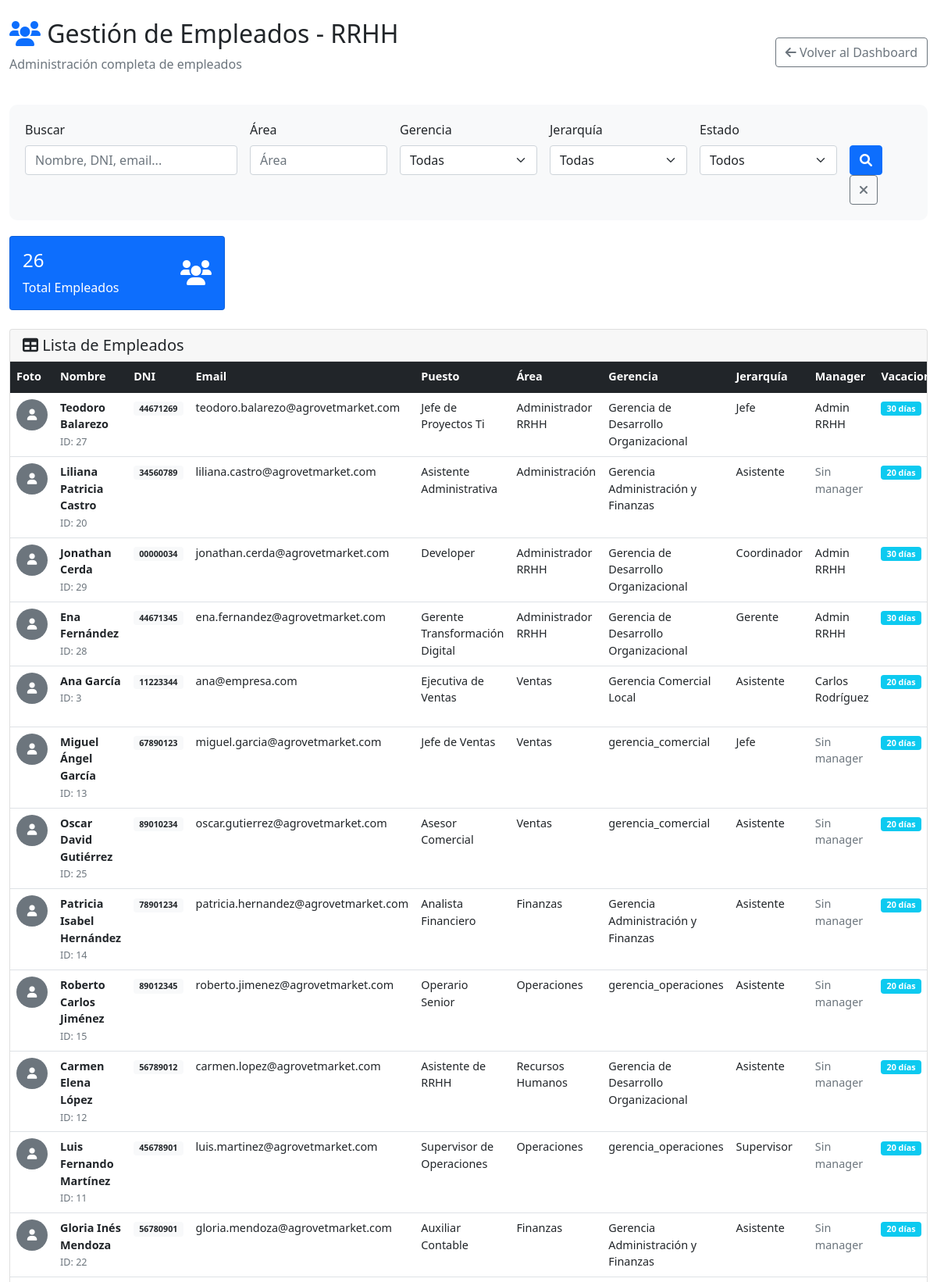
Screenshot of /rrhh/empleados/ (signed in, upper part) with the database file from the repository.
### empleados/models.py (models this page shows, shortened)
class Empleado(models.Model):
    JERARQUIA_CHOICES = [
        ('director', 'Director'),
        ('gerente', 'Gerente'),
        ('sub_gerente', 'Sub Gerente'),
        ('jefe', 'Jefe'),
        ('supervisor', 'Supervisor'),
        ('coordinador', 'Coordinador'),
        ('asistente', 'Asistente'),
        ('auxiliar', 'Auxiliar'),
    ]
    GERENCIA_CHOICES = [
        ('gerencia_comercial_local', 'Gerencia Comercial Local'),
        ('gerencia_comercial_internacional', 'Gerencia Comercial Internacional'),
        ('gerencia_desarrollo_organizacional', 'Gerencia de Desarrollo Organizacional'),
        ('gerencia_administracion_finanzas', 'Gerencia Administración y Finanzas'),
    ]
    user = models.OneToOneField(User, on_delete=models.CASCADE, related_name='empleado', null=True)
    nombre = models.CharField(max_length=100)
    apellido = models.CharField(max_length=100)
    dni = models.CharField(
        max_length=8,
        unique=True,
        validators=[validar_dni],
        help_text='Documento Nacional de Identidad (8 dígitos)',
        verbose_name='DNI'
    )
    email = models.EmailField(unique=True)
    puesto = models.CharField(max_length=100)
    fecha_contratacion = models.DateField()
    dias_vacaciones_disponibles = models.IntegerField(default=20, help_text='Días laborables de vacaciones por período')
    dias_vacaciones_calendario = models.IntegerField(
        default=42,
        help_text='Días calendario equivalentes (laborables + fines de semana estimados)'
    )
    dias_calendario_tomados_año = models.IntegerField(
        default=0,
        help_text='Días calendario ya tomados en el año actual'
    )
    fines_semana_incluidos_año = models.IntegerField(
        default=0,
        help_text='Cantidad de fines de semana incluidos en vacaciones del año'
    )
    manager = models.ForeignKey(
        'self', on_delete=models.SET_NULL, null=True, blank=True, related_name='equipo'
    )
    es_rrhh = models.BooleanField(
        default=False,
        help_text='Indica si este empleado es parte del departamento de RRHH'
    )
    area = models.CharField(
        max_length=100,
        null=True,
        blank=True,
        help_text='Área o departamento del empleado'
    )
    gerencia = models.CharField(
        max_length=50,
        choices=GERENCIA_CHOICES,
        null=True,
        blank=True,
        help_text='Gerencia a la que pertenece el empleado'
    )
    jerarquia = models.CharField(
        max_length=20,
        choices=JERARQUIA_CHOICES,
        default='auxiliar',
        help_text='Nivel jerárquico del empleado en la organización'
    )
    foto_perfil = models.FileField(
        upload_to='fotos_perfil/',
        null=True,
        blank=True,
        help_text='Foto de perfil del empleado'
    )
    @property
    def es_manager(self):
        return self.equipo.exists()
    @property
    def puede_gestionar_equipo(self):
        jerarquias_gestoras = ['director', 'gerente', 'sub_gerente', 'jefe']
        return self.es_manager or self.jerarquia in jerarquias_gestoras or self.es_rrhh

### empleados/views.py (the view, shortened to what this page needs)
# urls.py: path('rrhh/empleados/', views.rrhh_lista_empleados, name='rrhh_lista_empleados'),
@login_required
def rrhh_lista_empleados(request):
    try:
        empleado_rrhh = Empleado.objects.get(email=request.user.email)
        if not empleado_rrhh.es_rrhh:
            messages.error(request, 'No tienes permisos para acceder a esta sección.')
            return redirect('inicio_empleado')
    except Empleado.DoesNotExist:
        messages.error(request, 'Empleado no encontrado.')
        return redirect('login_empleado')
    search_query = request.GET.get('search', '')
    area_filter = request.GET.get('area', '')
    gerencia_filter = request.GET.get('gerencia', '')
    jerarquia_filter = request.GET.get('jerarquia', '')
    estado_filter = request.GET.get('estado', '')
    empleados = Empleado.objects.all()
    if area_filter:
        empleados = empleados.filter(area__icontains=area_filter)
    if gerencia_filter:
        empleados = empleados.filter(gerencia=gerencia_filter)
    if jerarquia_filter:
        empleados = empleados.filter(jerarquia=jerarquia_filter)
    if estado_filter == 'activo':
        empleados = empleados.filter(user__is_active=True)
    elif estado_filter == 'inactivo':
        empleados = empleados.filter(user__is_active=False)
    empleados = empleados.order_by('apellido', 'nombre')
    areas_disponibles = Empleado.objects.exclude(area__isnull=True).exclude(area='').values_list('area', flat=True).distinct()
    gerencias_disponibles = [choice[0] for choice in Empleado.GERENCIA_CHOICES]
    jerarquias_disponibles = [choice[0] for choice in Empleado.JERARQUIA_CHOICES]
    context = {
        'empleado_rrhh': empleado_rrhh,
        'empleados': empleados,
        'user': request.user,
        'search_query': search_query,
        'area_filter': area_filter,
        'gerencia_filter': gerencia_filter,
        'jerarquia_filter': jerarquia_filter,
        'estado_filter': estado_filter,
        'areas_disponibles': areas_disponibles,
        'gerencias_disponibles': gerencias_disponibles,
        'jerarquias_disponibles': jerarquias_disponibles,
        'total_empleados': empleados.count(),
    }
    return render(request, 'empleados/rrhh_lista_empleados.html', context)

### empleados/templates/empleados/rrhh_lista_empleados.html (shortened to what this page needs)
<!DOCTYPE html>
<html lang="es">
<head>
    <link href="https://cdn.jsdelivr.net/npm/bootstrap@5.1.3/dist/css/bootstrap.min.css" rel="stylesheet">
    <link href="https://cdnjs.cloudflare.com/ajax/libs/font-awesome/6.0.0/css/all.min.css" rel="stylesheet">
</head>
<body>
    <div class="container-fluid mt-4">
        <div class="row">
            <div class="col-12">
                <div class="d-flex justify-content-between align-items-center mb-4">
                    <div>
                        <h2><i class="fas fa-users text-primary"></i> Gestión de Empleados - RRHH</h2>
                        <p class="text-muted">Administración completa de empleados</p>
                    </div>
                    <div>
                        <a href="{% url 'rrhh_dashboard' %}" class="btn btn-outline-secondary">
                            <i class="fas fa-arrow-left"></i> Volver al Dashboard
                        </a>
                    </div>
                </div>
            </div>
        </div>
        <div class="filter-section">
            <form method="GET" class="row g-3">
                <div class="col-md-3">
                    <label for="search" class="form-label">Buscar</label>
                    <input type="text" class="form-control" id="search" name="search"
                           value="{{ search_query }}" placeholder="Nombre, DNI, email...">
                </div>
                <div class="col-md-2">
                    <label for="area" class="form-label">Área</label>
                    <input type="text" class="form-control" id="area" name="area"
                           value="{{ area_filter }}" placeholder="Área">
                </div>
                <div class="col-md-2">
                    <label for="gerencia" class="form-label">Gerencia</label>
                    <select class="form-select" id="gerencia" name="gerencia">
                        <option value="">Todas</option>
                    </select>
                </div>
                <div class="col-md-2">
                    <label for="jerarquia" class="form-label">Jerarquía</label>
                    <select class="form-select" id="jerarquia" name="jerarquia">
                        <option value="">Todas</option>
                    </select>
                </div>
                <div class="col-md-2">
                    <label for="estado" class="form-label">Estado</label>
                    <select class="form-select" id="estado" name="estado">
                        <option value="">Todos</option>
                    </select>
                </div>
                <div class="col-md-1">
                    <label class="form-label">&nbsp;</label>
                    <div>
                        <button type="submit" class="btn btn-primary">
                            <i class="fas fa-search"></i>
                        </button>
                        <a href="{% url 'rrhh_lista_empleados' %}" class="btn btn-outline-secondary">
                            <i class="fas fa-times"></i>
                        </a>
                    </div>
                </div>
            </form>
        </div>
        <div class="row mb-4">
            <div class="col-md-3">
                <div class="card bg-primary text-white">
                    <div class="card-body">
                        <div class="d-flex justify-content-between">
                            <div>
                                <h4>{{ total_empleados }}</h4>
                                <p class="mb-0">Total Empleados</p>
                            </div>
                            <div class="align-self-center">
                                <i class="fas fa-users fa-2x"></i>
                            </div>
                        </div>
                    </div>
                </div>
            </div>
        </div>
        <div class="card">
            <div class="card-header">
                <h5 class="mb-0"><i class="fas fa-table"></i> Lista de Empleados</h5>
            </div>
            <div class="card-body p-0">
                {% if empleados %}
                    <div class="table-responsive">
                        <table class="table table-hover employee-table mb-0">
                            <thead class="table-dark">
                                <tr>
                                    <th>Foto</th>
                                    <th>Nombre</th>
                                    <th>DNI</th>
                                    <th>Email</th>
                                    <th>Puesto</th>
                                    <th>Área</th>
                                    <th>Gerencia</th>
                                    <th>Jerarquía</th>
                                    <th>Manager</th>
                                    <th>Vacaciones</th>
                                </tr>
                            </thead>
                            <tbody>
                                {% for empleado in empleados %}
                                    <tr class="employee-row">
                                        <td>
                                            {% if empleado.foto_perfil %}
                                                <img src="{{ empleado.foto_perfil.url }}" alt="Foto" class="employee-photo">
                                            {% else %}
                                                <div class="employee-photo bg-secondary d-flex align-items-center justify-content-center text-white">
                                                    <i class="fas fa-user"></i>
                                                </div>
                                            {% endif %}
                                        </td>
                                        <td>
                                            <strong>{{ empleado.nombre }} {{ empleado.apellido }}</strong>
                                            <br>
                                            <small class="text-muted">ID: {{ empleado.id }}</small>
                                        </td>
                                        <td>
                                            <span class="badge bg-light text-dark">{{ empleado.dni }}</span>
                                        </td>
                                        <td>{{ empleado.email }}</td>
                                        <td>{{ empleado.puesto }}</td>
                                        <td>{{ empleado.area|default:"-" }}</td>
                                        <td>{{ empleado.get_gerencia_display|default:"-" }}</td>
                                        <td>{{ empleado.get_jerarquia_display|default:"-" }}</td>
                                        <td>
                                            {% if empleado.manager %}
                                                {{ empleado.manager.nombre }} {{ empleado.manager.apellido }}
                                            {% else %}
                                                <span class="text-muted">Sin manager</span>
                                            {% endif %}
                                        </td>
                                        <td>
                                            <span class="badge bg-info">{{ empleado.dias_vacaciones_disponibles }} días</span>
                                        </td>
                                    </tr>
                                {% endfor %}
                            </tbody>
                        </table>
                    </div>
                {% else %}
                    <div class="text-center py-5">
                        <i class="fas fa-users fa-3x text-muted mb-3"></i>
                        <h5 class="text-muted">No se encontraron empleados</h5>
                        <p class="text-muted">No hay empleados que coincidan con los criterios de búsqueda.</p>
                    </div>
                {% endif %}
            </div>
        </div>
    </div>
</body>
</html>

### empleados/templates/empleados/rrhh_lista_empleados.html (style rules this page uses)
.employee-table { font-size: 0.9rem; }
.filter-section { background-color: #f8f9fa; border-radius: 10px; padding: 20px; margin-bottom: 20px; }
.employee-photo { width: 40px; height: 40px; object-fit: cover; border-radius: 50%; }

### rows the page displays
Empleado: nombre "Teodoro", apellido "Balarezo", id "27", dni "44671269", email "teodoro.balarezo@agrovetmarket.com", puesto "Jefe de Proyectos Ti", area "Administrador RRHH", gerencia "Gerencia de Desarrollo Organizacional", jerarquia "Jefe", manager.nombre "Admin", manager.apellido "RRHH", dias_vacaciones_disponibles "30"
Empleado: nombre "Liliana Patricia", apellido "Castro", id "20", dni "34560789", email "liliana.castro@agrovetmarket.com", puesto "Asistente Administrativa", area "Administración", gerencia "Gerencia Administración y Finanzas", jerarquia "Asistente", shows "Sin manager", dias_vacaciones_disponibles "20"
Empleado: nombre "Jonathan", apellido "Cerda", id "29", dni "00000034", email "jonathan.cerda@agrovetmarket.com", puesto "Developer", area "Administrador RRHH", gerencia "Gerencia de Desarrollo Organizacional", jerarquia "Coordinador", manager.nombre "Admin", manager.apellido "RRHH", dias_vacaciones_disponibles "30"
Empleado: nombre "Ena", apellido "Fernández", id "28", dni "44671345", email "ena.fernandez@agrovetmarket.com", puesto "Gerente Transformación Digital", area "Administrador RRHH", gerencia "Gerencia de Desarrollo Organizacional", jerarquia "Gerente", manager.nombre "Admin", manager.apellido "RRHH", dias_vacaciones_disponibles "30"
Empleado: nombre "Ana", apellido "García", id "3", dni "11223344", email "ana@empresa.com", puesto "Ejecutiva de Ventas", area "Ventas", gerencia "Gerencia Comercial Local", jerarquia "Asistente", manager.nombre "Carlos", manager.apellido "Rodríguez", dias_vacaciones_disponibles "20"
Empleado: nombre "Miguel Ángel", apellido "García", id "13", dni "67890123", email "miguel.garcia@agrovetmarket.com", puesto "Jefe de Ventas", area "Ventas", gerencia "gerencia_comercial", jerarquia "Jefe", shows "Sin manager", dias_vacaciones_disponibles "20"
Empleado: nombre "Oscar David", apellido "Gutiérrez", id "25", dni "89010234", email "oscar.gutierrez@agrovetmarket.com", puesto "Asesor Comercial", area "Ventas", gerencia "gerencia_comercial", jerarquia "Asistente", shows "Sin manager", dias_vacaciones_disponibles "20"
Empleado: nombre "Patricia Isabel", apellido "Hernández", id "14", dni "78901234", email "patricia.hernandez@agrovetmarket.com", puesto "Analista Financiero", area "Finanzas", gerencia "Gerencia Administración y Finanzas", jerarquia "Asistente", shows "Sin manager", dias_vacaciones_disponibles "20"
Empleado: nombre "Roberto Carlos", apellido "Jiménez", id "15", dni "89012345", email "roberto.jimenez@agrovetmarket.com", puesto "Operario Senior", area "Operaciones", gerencia "gerencia_operaciones", jerarquia "Asistente", shows "Sin manager", dias_vacaciones_disponibles "20"
Empleado: nombre "Carmen Elena", apellido "López", id "12", dni "56789012", email "carmen.lopez@agrovetmarket.com", puesto "Asistente de RRHH", area "Recursos Humanos", gerencia "Gerencia de Desarrollo Organizacional", jerarquia "Asistente", shows "Sin manager", dias_vacaciones_disponibles "20"
Empleado: nombre "Luis Fernando", apellido "Martínez", id "11", dni "45678901", email "luis.martinez@agrovetmarket.com", puesto "Supervisor de Operaciones", area "Operaciones", gerencia "gerencia_operaciones", jerarquia "Supervisor", shows "Sin manager", dias_vacaciones_disponibles "20"
Empleado: nombre "Gloria Inés", apellido "Mendoza", id "22", dni "56780901", email "gloria.mendoza@agrovetmarket.com", puesto "Auxiliar Contable", area "Finanzas", gerencia "Gerencia Administración y Finanzas", jerarquia "Asistente", shows "Sin manager", dias_vacaciones_disponibles "20"

### other values shown
{{ total_empleados }} "26"
